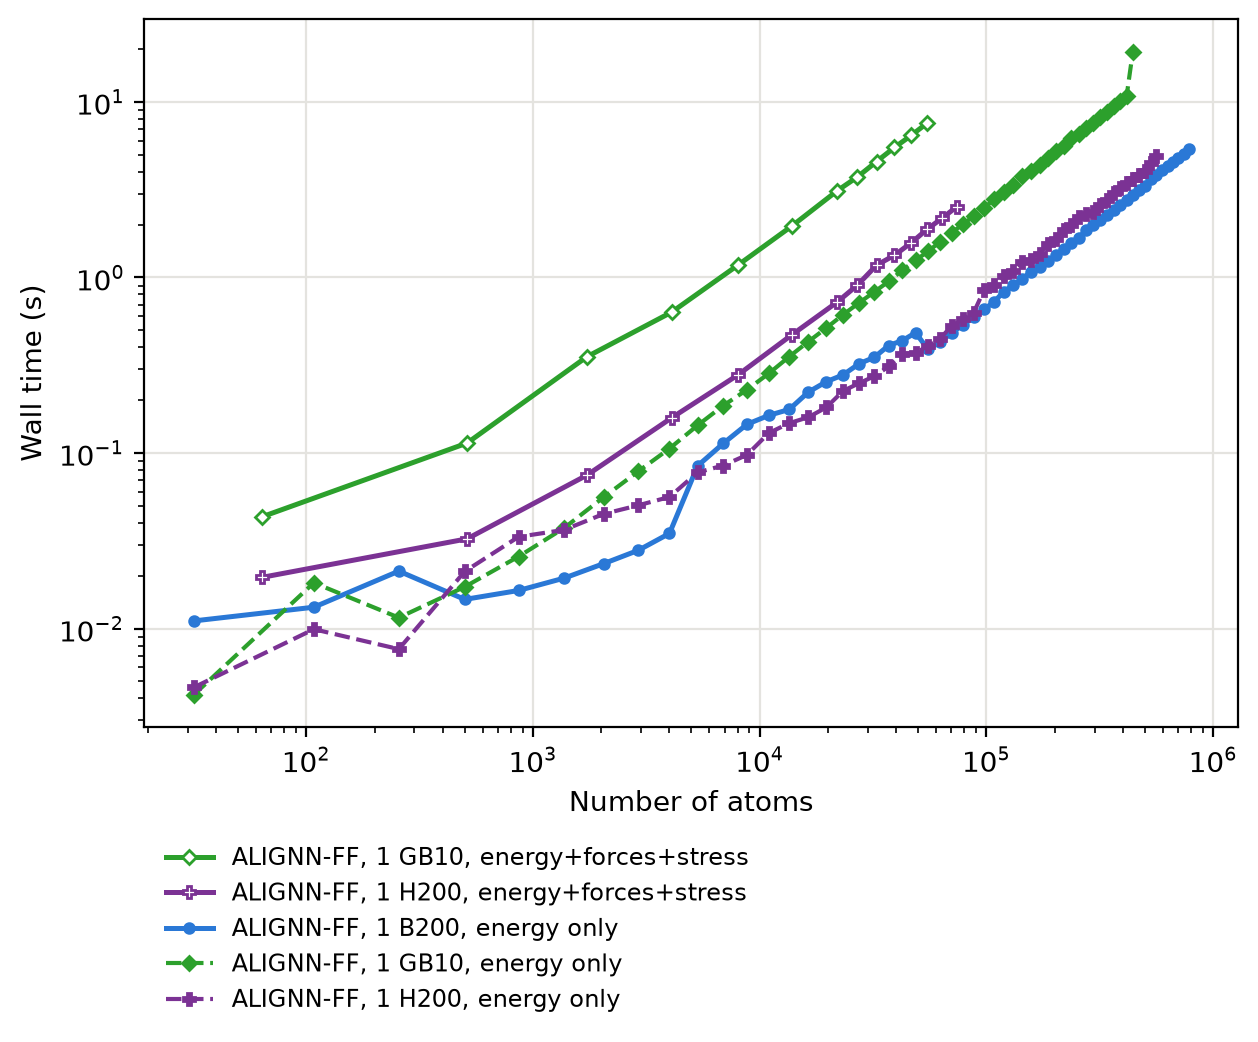

Write the Python code that produced this figure.
"""All five ALIGNN-FF scaling runs on one plot: energy only (B200, GB10, H200; B200 settings) and ALIGNN-FF energy+forces+stress
(GB10, H200).

Run from this directory: `python scaling_all.py`. Writes `scaling_all.png` from
the same data as scaling_overview.py and scaling_forces.py, with the same colours
and markers (energy only: filled markers, dashed for the GB10/H200 reruns;
energy+forces+stress: hollow markers, solid lines).
"""

import json
from pathlib import Path

import matplotlib.pyplot as plt
import numpy as np

HERE = Path(__file__).resolve().parent
ROOT = HERE.parent  # repository root (analysis/ sits at the top level)
B200 = ROOT / "b200"

# ALIGNN-FF: total time per energy evaluation (times_graph already includes nl)
d = np.load(B200 / "alignn_ff" / "scaling_alignn_v6.npz")
an = d["natoms"][1:].astype(float)  # drop N=4 (warm-up)
at = (d["times_graph"] + d["times_inference"])[1:]

# The energy+forces+stress sweeps (GB10, H200) are plotted separately by
# scaling_forces.py.


# ALIGNN-FF with the B200 run's own settings (energy only, Cu, 12 neighbours,
# same checkpoint), rerun on the pure-PyTorch model; first row = warm-up, dropped
# as for the B200 series. The H200 file is added once its run has finished.
def load_b200set(gpu_dir):
    fs = sorted(
        (ROOT / gpu_dir / "alignn_ff_b200settings").glob(
            "scaling_alignn_pure_*.npz"
        )
    )
    if not fs:
        return None
    z = np.load(fs[-1])
    return (
        z["natoms"][1:].astype(float),
        (z["times_graph"] + z["times_inference"])[1:],
    )


eg = load_b200set("gb10")
eh = load_b200set("h200")


def load_ff(path):
    r = json.load(open(path))["results"]
    return (
        np.array([x["natoms"] for x in r], float),
        np.array([x["t_median_s"] for x in r]),
    )


gn, gt = load_ff(ROOT / "gb10" / "alignn_ff" / "bench_GB10_13474.json")
hn, ht = load_ff(
    ROOT / "h200" / "alignn_ff" / "bench_NVIDIA_H200_NVL_913733.json"
)

fig, ax = plt.subplots(figsize=(6.4, 5.4), dpi=200)
ax.loglog(
    gn,
    gt,
    "-D",
    ms=3.5,
    lw=1.8,
    color="#2ca02c",
    mfc="white",
    label="ALIGNN-FF, 1 GB10, energy+forces+stress",
)
ax.loglog(
    hn,
    ht,
    "-P",
    ms=4,
    lw=1.8,
    color="#7b3294",
    mfc="white",
    label="ALIGNN-FF, 1 H200, energy+forces+stress",
)
ax.loglog(
    an,
    at,
    "-o",
    ms=3.5,
    lw=1.8,
    color="#2a78d6",
    label="ALIGNN-FF, 1 B200, energy only",
)
if eg is not None:
    ax.loglog(
        *eg,
        "--D",
        ms=3.5,
        lw=1.5,
        color="#2ca02c",
        label="ALIGNN-FF, 1 GB10, energy only"
    )
if eh is not None:
    ax.loglog(
        *eh,
        "--P",
        ms=4,
        lw=1.5,
        color="#7b3294",
        label="ALIGNN-FF, 1 H200, energy only"
    )
ax.set_xlabel("Number of atoms")
ax.set_ylabel("Wall time (s)")
ax.grid(True, which="major", color="#e4e3df")
ax.legend(
    loc="upper left",
    bbox_to_anchor=(0.0, -0.14),
    frameon=False,
    fontsize=8.5,
    ncol=1,
)
fig.tight_layout()
fig.savefig(HERE / "scaling_all.png", facecolor="white", bbox_inches="tight")
